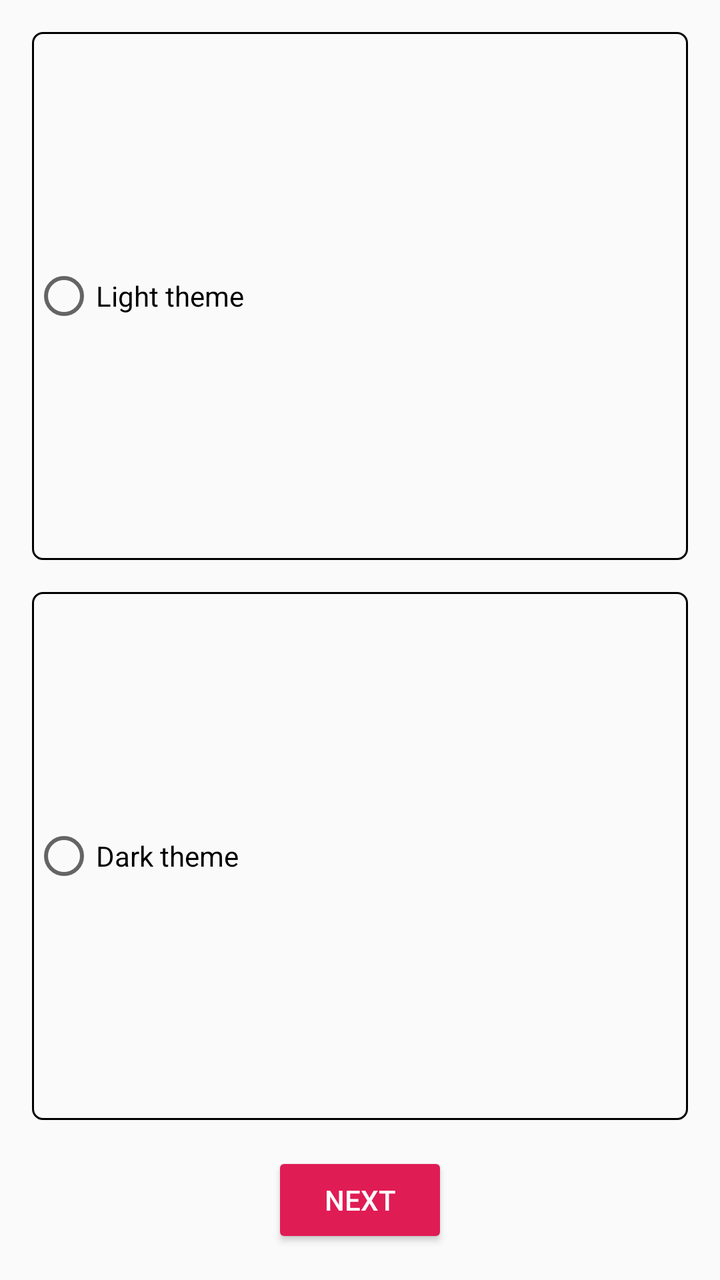
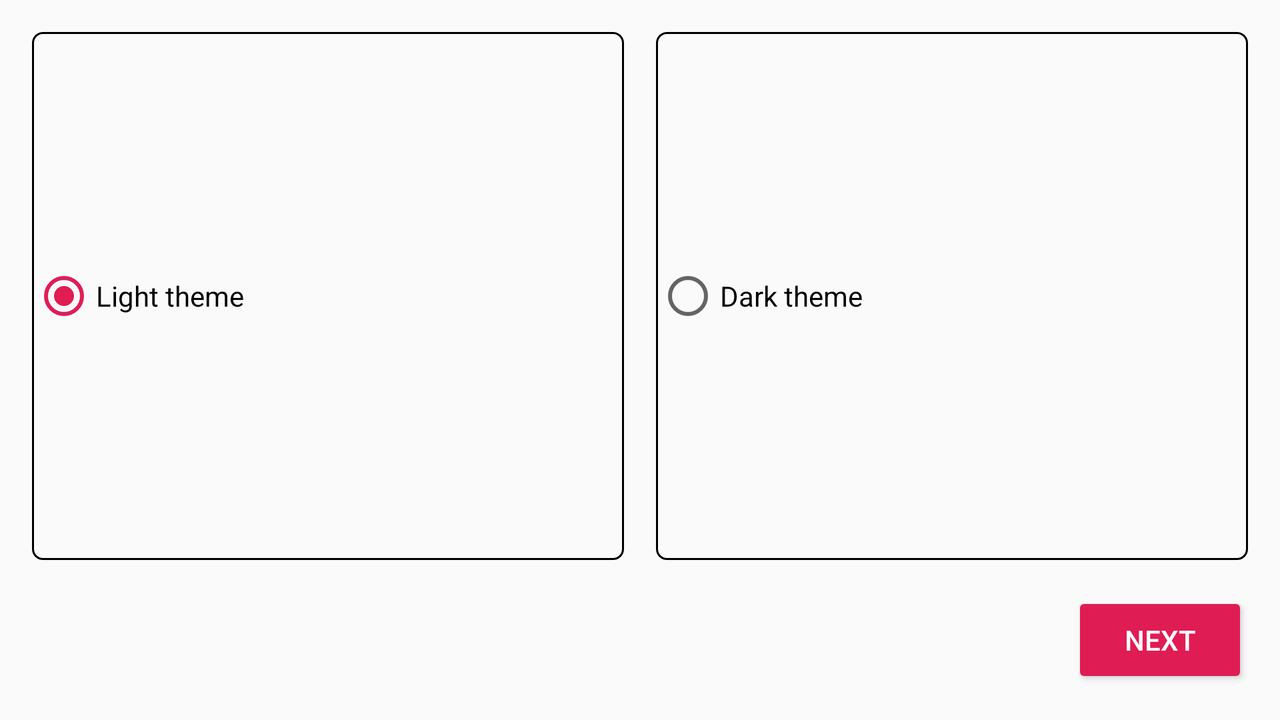

An Android layout and its configuration variant, each rendered on a device that would load it. The default file and the variant file are quoted in full after the pictures.
<!-- AndroidManifest.xml: application theme AppTheme -->
<!-- res/layout/page_3.xml -->
<?xml version="1.0" encoding="utf-8"?>
<android.support.constraint.ConstraintLayout
    xmlns:android="http://schemas.android.com/apk/res/android"
    xmlns:app="http://schemas.android.com/apk/res-auto"
    android:layout_width="match_parent"
    android:layout_height="match_parent"
    android:padding="16dp">

    <RadioGroup
        android:id="@+id/radioGroupTheme"
        android:layout_width="match_parent"
        android:layout_height="0dp"
        android:layout_marginBottom="16dp"
        android:orientation="vertical"
        app:layout_constraintBottom_toTopOf="@+id/buttonNext"
        app:layout_constraintEnd_toEndOf="parent"
        app:layout_constraintTop_toTopOf="parent">

        <RadioButton
            android:id="@+id/radioButtonLight"
            android:layout_width="match_parent"
            android:layout_height="0dp"
            android:layout_weight="1"
            android:text="@string/theme_light"
            android:background="@drawable/border"
            android:layout_marginBottom="16dp" />

        <RadioButton
            android:id="@+id/radioButtonDark"
            android:layout_width="match_parent"
            android:layout_height="0dp"
            android:layout_weight="1"
            android:text="@string/theme_dark"
            android:background="@drawable/border" />

    </RadioGroup>

    <Button
        android:id="@+id/buttonNext"
        android:layout_width="wrap_content"
        android:layout_height="wrap_content"
        android:text="@string/button_next"
        app:layout_constraintBottom_toBottomOf="parent"
        app:layout_constraintEnd_toEndOf="parent"
        app:layout_constraintStart_toStartOf="parent" />

</android.support.constraint.ConstraintLayout>
<!-- resources referenced by this layout -->
<resources>
  <!-- drawable border (drawable) -->
  <?xml version="1.0" encoding="utf-8"?>
  <shape
      xmlns:android="http://schemas.android.com/apk/res/android"
      android:shape="rectangle" >
  
      
      <stroke
          android:width="1dp"
          android:color="@color/colorPrimaryDark" >
      </stroke>
  
      
      <corners
          android:radius="5dp"   >
      </corners>
  
  </shape>
  <string name="button_next">Next</string>
  <string name="theme_dark">Dark theme</string>
  <string name="theme_light">Light theme</string>
  <style name="AppTheme" parent="Theme.AppCompat.Light.NoActionBar">
          <item name="colorPrimary">@color/colorPrimary</item>
          <item name="colorPrimaryDark">@color/colorPrimaryDark</item>
          <item name="colorAccent">@color/colorAccent</item>
          <item name="android:buttonStyle">@style/Widget.AppCompat.Button.Colored</item>
      </style>
  <color name="colorPrimaryDark">#000000</color>
  <color name="colorPrimary">#171C1F</color>
  <color name="colorAccent">#E01C55</color>
</resources>
<!-- res/layout-land/page_3.xml (the repository's variant of the layout above) -->
<!-- drawn on the phone turned sideways -->
<?xml version="1.0" encoding="utf-8"?>
<android.support.constraint.ConstraintLayout
    xmlns:android="http://schemas.android.com/apk/res/android"
    xmlns:app="http://schemas.android.com/apk/res-auto"
    android:layout_width="match_parent"
    android:layout_height="match_parent"
    android:padding="16dp">

    <RadioGroup
        android:id="@+id/radio_group_theme"
        android:layout_width="match_parent"
        android:layout_height="0dp"
        android:layout_marginBottom="16dp"
        android:orientation="horizontal"
        app:layout_constraintBottom_toTopOf="@+id/button_next"
        app:layout_constraintTop_toTopOf="parent">

        <RadioButton
            android:id="@+id/radio_button_light"
            android:layout_width="0dp"
            android:layout_height="match_parent"
            android:layout_weight="1"
            android:checked="true"
            android:layout_marginRight="16dp"
            android:layout_marginEnd="16dp"
            android:text="@string/theme_light"
            android:background="@drawable/border" />

        <RadioButton
            android:id="@+id/radio_button_dark"
            android:layout_width="0dp"
            android:layout_height="match_parent"
            android:layout_weight="1"
            android:text="@string/theme_dark"
            android:background="@drawable/border" />

    </RadioGroup>

    <Button
        android:id="@+id/button_next"
        android:layout_width="wrap_content"
        android:layout_height="wrap_content"
        android:text="@string/button_next"
        app:layout_constraintBottom_toBottomOf="parent"
        app:layout_constraintEnd_toEndOf="parent" />

</android.support.constraint.ConstraintLayout>
